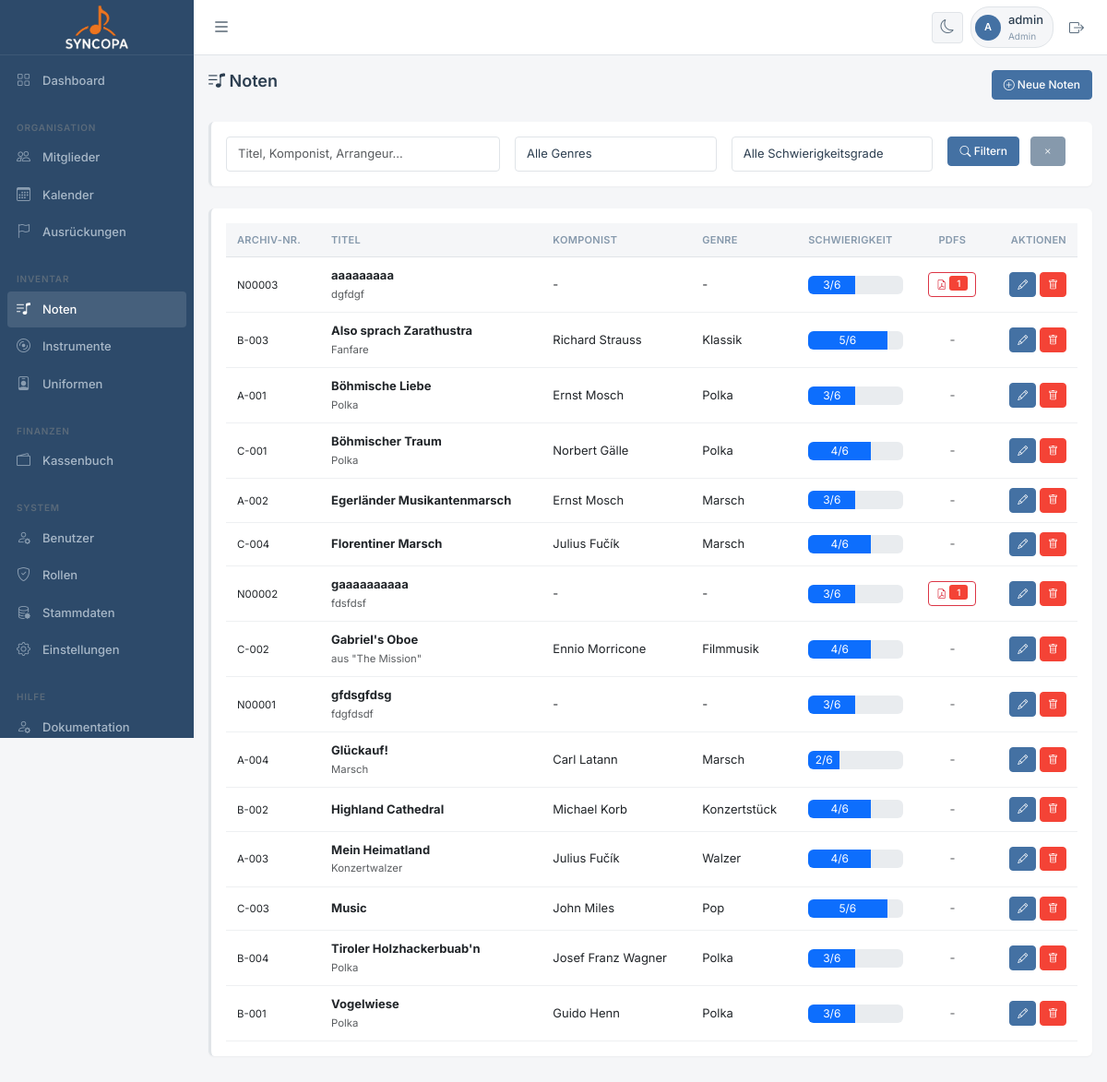
Before: /noten.php (signed in) with the older database file.
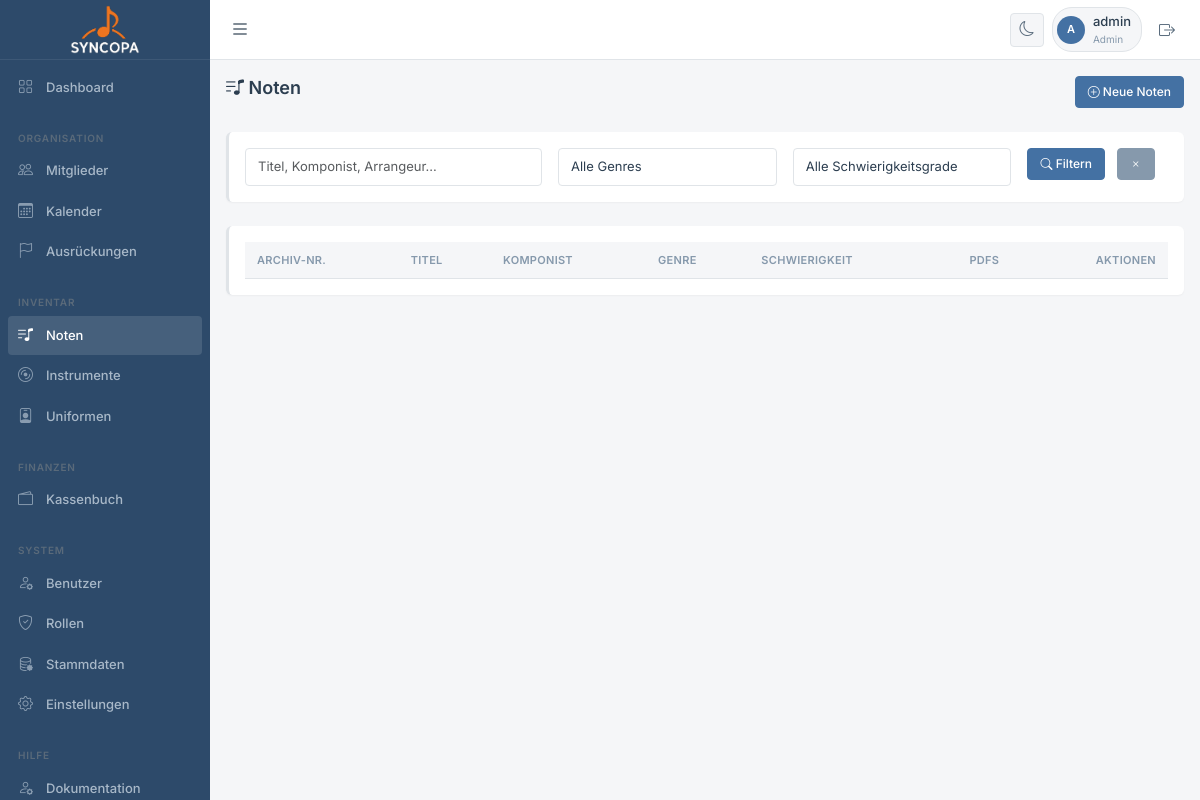
After: the same page with the newer database file.
### tables this page shows
CREATE TABLE IF NOT EXISTS `noten` (
  `id` int(11) NOT NULL AUTO_INCREMENT,
  `titel` varchar(200) NOT NULL,
  `untertitel` varchar(200) DEFAULT NULL,
  `komponist` varchar(150) DEFAULT NULL,
  `arrangeur` varchar(150) DEFAULT NULL,
  `verlag` varchar(100) DEFAULT NULL,
  `besetzung` varchar(100) DEFAULT NULL,
  `schwierigkeitsgrad` enum('1','2','3','4','5','6') DEFAULT '3',
  `dauer_minuten` int(11) DEFAULT NULL,
  `genre` varchar(50) DEFAULT NULL,
  `archiv_nummer` varchar(50) DEFAULT NULL,
  `anzahl_stimmen` int(11) DEFAULT NULL,
  `zustand` enum('sehr gut','gut','befriedigend','schlecht') DEFAULT 'gut',
  `bemerkungen` text DEFAULT NULL,
  `standort` varchar(100) DEFAULT NULL,
  `pdf_datei` varchar(255) DEFAULT NULL,
  `audio_datei` varchar(255) DEFAULT NULL,
  `erstellt_am` datetime DEFAULT current_timestamp(),
  `aktualisiert_am` datetime DEFAULT current_timestamp() ON UPDATE current_timestamp(),
  PRIMARY KEY (`id`)
);

### classes/Database.php (called while the page is built, shortened)
<?php
class Database {
    private static $instance = null;
    private $conn;
    private function __construct() {
        try {
            $dsn = "mysql:host=" . DB_HOST . ";dbname=" . DB_NAME . ";charset=" . DB_CHARSET;
            $options = [
                PDO::ATTR_ERRMODE => PDO::ERRMODE_EXCEPTION,
                PDO::ATTR_DEFAULT_FETCH_MODE => PDO::FETCH_ASSOC,
                PDO::ATTR_EMULATE_PREPARES => false,
            ];
            $this->conn = new PDO($dsn, DB_USER, DB_PASS, $options);
        } catch (PDOException $e) {
            die("Datenbankverbindung fehlgeschlagen: " . $e->getMessage());
        }
    }
    public static function getInstance() {
        if (self::$instance === null) {
            self::$instance = new self();
        }
        return self::$instance;
    }
    public function query($sql, $params = []) {
        try {
            $stmt = $this->conn->prepare($sql);
            $stmt->execute($params);
            return $stmt;
        } catch (PDOException $e) {
            error_log("Datenbankfehler: " . $e->getMessage());
            throw $e;
        }
    }
    public function fetchAll($sql, $params = []) {
        return $this->query($sql, $params)->fetchAll();
    }
    public function fetchOne($sql, $params = []) {
        return $this->query($sql, $params)->fetch();
    }
}

### classes/Noten.php (called while the page is built, shortened)
<?php
class Noten {
    private $db;
    public function __construct() {
        $this->db = Database::getInstance();
    }
    public function getAll($filter = []) {
        $where = [];
        $params = [];
        $whereClause = !empty($where) ? 'WHERE ' . implode(' AND ', $where) : '';
        $sql = "SELECT n.*,
                       (SELECT COUNT(*) FROM noten_dateien WHERE noten_id = n.id) as anzahl_dateien
                FROM noten n
                {$whereClause}
                ORDER BY titel";
        return $this->db->fetchAll($sql, $params);
    }
}

### classes/Session.php (called while the page is built, shortened)
<?php
class Session {
    public static function get($key, $default = null) {
        return $_SESSION[$key] ?? $default;
    }
    public static function getRole() {
        return self::get('rolle', 'mitglied');
    }
    public static function checkPermission($modul, $aktion = 'lesen') {
        $rolle = self::getRole();
        $db = Database::getInstance();
        $sql = "SELECT {$aktion} FROM berechtigungen WHERE rolle = ? AND modul = ?";
        $result = $db->fetchOne($sql, [$rolle, $modul]);
        return $result && $result[$aktion] == 1;
    }
}

### noten.php (the view, shortened to what the changed rows need)
<?php
$notenObj = new Noten();
$filter = [];
$noten = $notenObj->getAll($filter);
include 'includes/header.php';
?>
<div class="d-flex justify-content-between align-items-center mb-4">
    <h1 class="h2"><i class="bi bi-music-note-list"></i> Noten</h1>
</div>
<div class="card">
    <div class="card-body">
        <table class="table table-hover" id="notenTable">
            <thead>
                <tr>
                    <th>Archiv-Nr.</th>
                    <th>Titel</th>
                    <th>Komponist</th>
                    <th>Genre</th>
                    <th>Schwierigkeit</th>
                    <th class="text-center">PDFs</th>
                    <th class="text-end">Aktionen</th>
                </tr>
            </thead>
            <tbody>
                <?php foreach ($noten as $note): ?>
                <tr>
                    <td><small><?php echo htmlspecialchars($note['archiv_nummer']); ?></small></td>
                    <td>
                        <strong><?php echo htmlspecialchars($note['titel']); ?></strong>
                        <?php if ($note['untertitel']): ?>
                        <br><small class="text-muted"><?php echo htmlspecialchars($note['untertitel']); ?></small>
                        <?php endif; ?>
                    </td>
                    <td><?php echo htmlspecialchars($note['komponist'] ?? '-'); ?></td>
                    <td><?php echo htmlspecialchars($note['genre'] ?? '-'); ?></td>
                    <td>
                        <div class="progress" style="height: 20px;">
                            <div class="progress-bar" role="progressbar" style="width: <?php echo ($note['schwierigkeitsgrad'] / 6) * 100; ?>%">
                                <?php echo $note['schwierigkeitsgrad']; ?>/6
                            </div>
                        </div>
                    </td>
                    <td class="text-center">
                        <?php if (($note['anzahl_dateien'] ?? 0) > 0): ?>
                        <button type="button" class="btn btn-sm btn-outline-danger btn-show-pdfs"
                                data-id="<?php echo $note['id']; ?>"
                                data-titel="<?php echo htmlspecialchars($note['titel']); ?>"
                                title="<?php echo $note['anzahl_dateien']; ?> PDF(s) verfügbar">
                            <i class="bi bi-file-earmark-pdf"></i>
                            <span class="badge bg-danger"><?php echo $note['anzahl_dateien']; ?></span>
                        </button>
                        <?php else: ?>
                        <span class="text-muted">-</span>
                        <?php endif; ?>
                    </td>
                    <td class="text-end">
                        <?php if (Session::checkPermission('noten', 'schreiben')): ?>
                        <a href="noten_bearbeiten.php?id=<?php echo $note['id']; ?>" class="btn btn-sm btn-primary" title="Bearbeiten">
                            <i class="bi bi-pencil"></i>
                        </a>
                        <?php endif; ?>
                        <?php if (Session::checkPermission('noten', 'loeschen')): ?>
                        <a href="noten_loeschen.php?id=<?php echo $note['id']; ?>" class="btn btn-sm btn-danger" title="Löschen"
                           onclick="return confirm('Noten wirklich löschen? Alle zugehörigen Dateien werden ebenfalls gelöscht!')">
                            <i class="bi bi-trash"></i>
                        </a>
                        <?php endif; ?>
                    </td>
                </tr>
                <?php endforeach; ?>
            </tbody>
        </table>
    </div>
</div>
<?php include 'includes/footer.php'; ?>

Changed rows visible on the page:
removed noten: archiv_nummer "N00003", titel "aaaaaaaaa", untertitel "dgfdgf", komponist "-", genre "-", schwierigkeitsgrad "3", anzahl_dateien "1"
removed noten: archiv_nummer "B-003", titel "Also sprach Zarathustra", untertitel "Fanfare", komponist "Richard Strauss", genre "Klassik", schwierigkeitsgrad "5"
removed noten: archiv_nummer "A-001", titel "Böhmische Liebe", untertitel "Polka", komponist "Ernst Mosch", genre "Polka", schwierigkeitsgrad "3"
removed noten: archiv_nummer "C-001", titel "Böhmischer Traum", untertitel "Polka", komponist "Norbert Gälle", genre "Polka", schwierigkeitsgrad "4"
removed noten: archiv_nummer "A-002", titel "Egerländer Musikantenmarsch", komponist "Ernst Mosch", genre "Marsch", schwierigkeitsgrad "3"
removed noten: archiv_nummer "C-004", titel "Florentiner Marsch", komponist "Julius Fučík", genre "Marsch", schwierigkeitsgrad "4"
removed noten: archiv_nummer "N00002", titel "gaaaaaaaaaa", untertitel "fdsfdsf", komponist "-", genre "-", schwierigkeitsgrad "3", anzahl_dateien "1"
removed noten: archiv_nummer "C-002", titel "Gabriel's Oboe", untertitel "aus \"The Mission\"", komponist "Ennio Morricone", genre "Filmmusik", schwierigkeitsgrad "4"
removed noten: archiv_nummer "N00001", titel "gfdsgfdsg", untertitel "fdgfdsdf", komponist "-", genre "-", schwierigkeitsgrad "3"
removed noten: archiv_nummer "A-004", titel "Glückauf!", untertitel "Marsch", komponist "Carl Latann", genre "Marsch", schwierigkeitsgrad "2"
removed noten: archiv_nummer "B-002", titel "Highland Cathedral", komponist "Michael Korb", genre "Konzertstück", schwierigkeitsgrad "4"
removed noten: archiv_nummer "A-003", titel "Mein Heimatland", untertitel "Konzertwalzer", komponist "Julius Fučík", genre "Walzer", schwierigkeitsgrad "4"
removed noten: archiv_nummer "C-003", titel "Music", komponist "John Miles", genre "Pop", schwierigkeitsgrad "5"
removed noten: archiv_nummer "B-004", titel "Tiroler Holzhackerbuab'n", untertitel "Polka", komponist "Josef Franz Wagner", genre "Polka", schwierigkeitsgrad "3"
removed noten: archiv_nummer "B-001", titel "Vogelwiese", untertitel "Polka", komponist "Guido Henn", genre "Polka", schwierigkeitsgrad "3"
